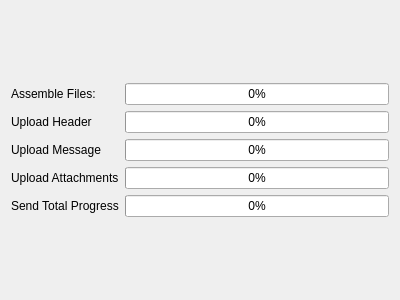
<?xml version="1.0" encoding="UTF-8"?>
<ui version="4.0">
 <class>SendProgressDialog</class>
 <widget class="QDialog" name="SendProgressDialog">
  <property name="geometry">
   <rect>
    <x>0</x>
    <y>0</y>
    <width>400</width>
    <height>300</height>
   </rect>
  </property>
  <property name="windowTitle">
   <string>Dialog</string>
  </property>
  <layout class="QVBoxLayout" name="verticalLayout">
   <item>
    <layout class="QGridLayout" name="gridLayout">
     <item row="2" column="0">
      <widget class="QLabel" name="label_3">
       <property name="text">
        <string>Upload Message</string>
       </property>
      </widget>
     </item>
     <item row="3" column="0">
      <widget class="QLabel" name="label_4">
       <property name="text">
        <string>Upload Attachments</string>
       </property>
      </widget>
     </item>
     <item row="0" column="1">
      <widget class="QProgressBar" name="sendAssembleFilesProgressBar">
       <property name="value">
        <number>0</number>
       </property>
      </widget>
     </item>
     <item row="3" column="1">
      <widget class="QProgressBar" name="sendUploadAttachmentsProgressBar">
       <property name="value">
        <number>0</number>
       </property>
      </widget>
     </item>
     <item row="4" column="1">
      <widget class="QProgressBar" name="sendTotalProgressBar">
       <property name="value">
        <number>0</number>
       </property>
      </widget>
     </item>
     <item row="1" column="0">
      <widget class="QLabel" name="label_2">
       <property name="text">
        <string>Upload Header</string>
       </property>
      </widget>
     </item>
     <item row="1" column="1">
      <widget class="QProgressBar" name="sendUploadHeaderProgressBar">
       <property name="value">
        <number>0</number>
       </property>
      </widget>
     </item>
     <item row="2" column="1">
      <widget class="QProgressBar" name="sendUploadMessageProgressBar">
       <property name="value">
        <number>0</number>
       </property>
      </widget>
     </item>
     <item row="0" column="0">
      <widget class="QLabel" name="label">
       <property name="text">
        <string>Assemble Files:</string>
       </property>
      </widget>
     </item>
     <item row="4" column="0">
      <widget class="QLabel" name="label_5">
       <property name="text">
        <string>Send Total Progress</string>
       </property>
      </widget>
     </item>
    </layout>
   </item>
  </layout>
 </widget>
 <resources/>
 <connections/>
</ui>
